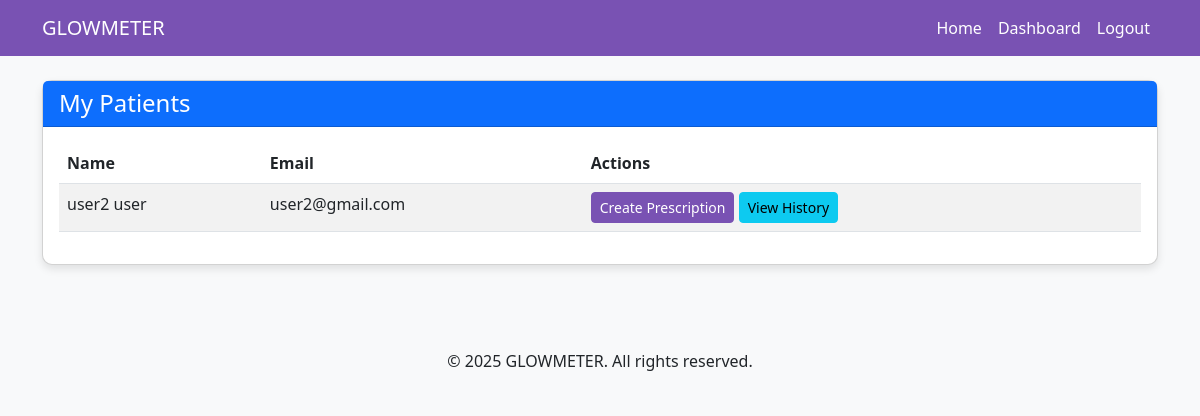
The page /patients/ (signed in) on the database its author committed.
### glowmeter_app/models.py (models this page shows, shortened)
class User(AbstractBaseUser, PermissionsMixin):
    username = None
    email = models.EmailField(unique=True)
    first_name = models.CharField(max_length=30, blank=True)
    last_name = models.CharField(max_length=30, blank=True)
    profile_picture = models.ImageField(upload_to='admins/', null=True, blank=True)
    is_active = models.BooleanField(default=True)
    is_staff = models.BooleanField(default=False)
    is_doctor = models.BooleanField(default=False)
    is_admin = models.BooleanField(default=False)
    date_joined = models.DateTimeField(auto_now_add=True)
    USERNAME_FIELD = 'email'
    REQUIRED_FIELDS = []
    objects = UserManager()

### glowmeter_app/views.py (the view)
# urls.py: path('patients/', views.doctor_patients, name='doctor_patients'),
@login_required
def doctor_patients(request):
    if not request.user.is_doctor:
        messages.error(request, "Only doctors can access this page.")
        return redirect('dashboard')
    consultations = Consultation.objects.filter(
        doctor=request.user.doctor_profile,
        is_active=True
    ).select_related('user')
    patients = User.objects.filter(
        user_consultations__doctor=request.user.doctor_profile,
        user_consultations__is_active=True
    ).distinct()
    return render(request, 'doctor_patients.html', {'patients': patients})

### templates/doctor_patients.html (shortened to what this page needs)
{% extends 'base.html' %}
{% block content %}
<div class="container mt-4">
    <div class="row">
        <div class="col-12">
            <div class="card">
                <div class="card-header bg-primary text-white d-flex justify-content-between align-items-center">
                    <h4 class="mb-0">My Patients</h4>
                </div>
                <div class="card-body">
                    {% if patients %}
                        <div class="table-responsive">
                            <table class="table table-striped">
                                <thead>
                                    <tr>
                                        <th>Name</th>
                                        <th>Email</th>
                                        <th>Actions</th>
                                    </tr>
                                </thead>
                                <tbody>
                                    {% for patient in patients %}
                                        <tr>
                                            <td>{{ patient.first_name }} {{ patient.last_name }}</td>
                                            <td>{{ patient.email }}</td>
                                            <td>
                                                <a href="{% url 'create_prescription' patient.id %}" class="btn btn-primary btn-sm">
                                                     Create Prescription
                                                </a>
                                                <a href="{% url 'patient_history' patient.id %}" class="btn btn-info btn-sm">
                                                     View History
                                                </a>
                                            </td>
                                        </tr>
                                    {% endfor %}
                                </tbody>
                            </table>
                        </div>
                    {% else %}
                        <p class="text-center">No patients found.</p>
                    {% endif %}
                </div>
            </div>
        </div>
    </div>
</div>
{% endblock %}

### templates/base.html (style rules this page uses)
body { font-family: 'Segoe UI', Tahoma, Geneva, Verdana, sans-serif; background-color: #f8f9fa; }
.card { border-radius: 10px; box-shadow: 0 4px 8px rgba(0,0,0,0.1); margin-bottom: 20px; }
.btn-primary { background-color: #7952b3; border-color: #7952b3; }

### rows shown on the page
User: first_name "user2", last_name "user", email "user2@gmail.com"
